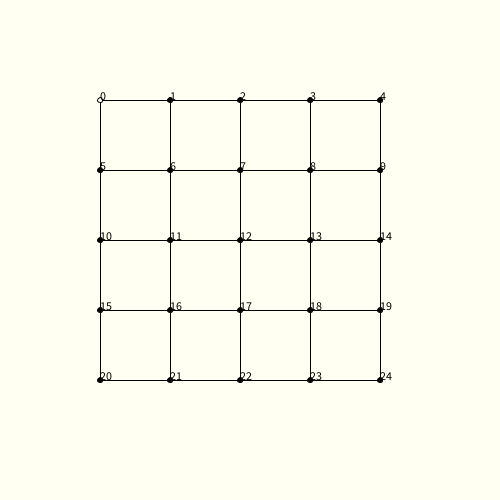
Frame 1 (no input)
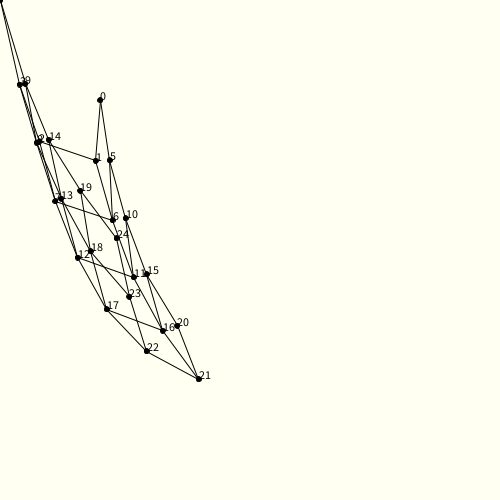
Frame 60 (the mouse pressed at the canvas centre just before this capture)
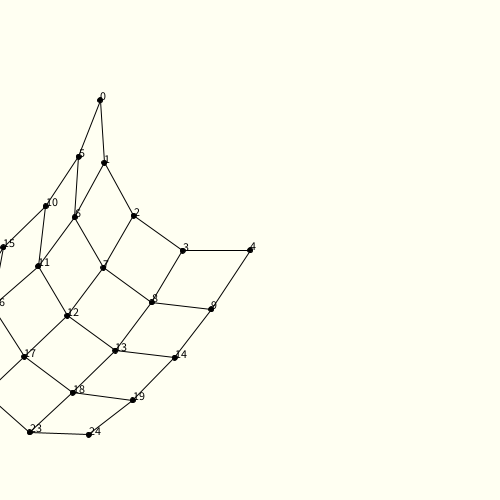
Frame 120 (the mouse held since frame 60 and released just before this capture)

The Processing sketch that drew these frames (run headless with seeded random() and noise(); from frame 60 on, the mouse is pressed at the canvas centre):

// Processing sketch: week17_pbd03_5x5_mesh_mouse
// ── week17_pbd03_5x5_mesh_mouse.pde
PVector []p;
PVector []x;
PVector []v;
int N=5;
float []w = new float[N*N];
float dt=1;
void setup(){  // line 1..3
  size(500,500);
  reset();
}
void draw(){  // line 4...16
  background(#FFFFF2);
  for(int ii=0; ii<N; ii++){
    for(int jj=0; jj<N-1; jj++){
      int i = ii*N+jj;
      int j = jj*N+ii;
      line(x[i].x, x[i].y, x[i+1].x, x[i+1].y);
      line(x[j].x, x[j].y, x[j+N].x, x[j+N].y);
    }
  }
  for(int i=0; i<N; i++){
    for(int j=0; j<N; j++){
      ellipse(x[i*5+j].x, x[i*5+j].y, 5, 5);
      fill(0); text(""+(i*5+j), x[i*5+j].x, x[i*5+j].y);
    }
  }
  algorithm();
}
void reset(){
  x = new PVector[N*N];
  v = new PVector[N*N];
  p = new PVector[N*N];
  for(int i=0; i<N*N; i++){
    int jj=i%N, ii=int(i/N);
    p[i] = new PVector();
    x[i] = new PVector(100+jj*70, 100+ii*70, random(-0.0001, +0.0001) );
    v[i] = new PVector();
    w[i] = 1.0/(N*N);  // 1.0/5.0
  }
  w[0] = 0; //m[0]~~無限大
}
int solverIteration=3;
void algorithm(){
  for(int i=0; i<N*N; i++){
    // v[i] = v[i] + dt*w[i]* f_ext(xi)
    if(mousePressed && i!=0) v[i].add( new PVector(dt*w[i],0,0) );
    if(i!=0) v[i].add(new PVector(0, 0.98, 0) );
    p[i] = PVector.add(x[i], PVector.mult(v[i], dt) );
  }
  //generateCollisionConstraints();
  for(int t=0; t<solverIteration; t++){
    projectConstraints();
  }
  p[4] = new PVector(mouseX, mouseY); //用你的mouse控制右上角的點
  for(int i=0; i<N*N; i++){
    v[i] = PVector.sub(p[i], x[i]).div(dt);
    x[i].set(p[i]);//小心!! x[i]=p[i]其實是傳參考
  }
  //velocityUpdate();
}
float d = 60;
void projectConstraints(){ //目標:算出dx 改變量!
  for(int ii=0; ii<N; ii++){
    for(int jj=0; jj<N-1; jj++){
      //4*5+5*4=40個constraints, 算出 80個移動量
      int i = ii*N+jj;
      int j = jj*N+ii;
      //line(x[i].x, x[i].y, x[i+1].x, x[i+1].y);
      projectOneConstraint(i, i+1);
      //line(x[j].x, x[j].y, x[j+N].x, x[j+N].y);
      projectOneConstraint(j, j+N);
    }
  }
  //for(int i=0; i<4; i++){//4個constraints, 算出8個移動量
  //  //line(x[i].x, x[i].y, x[i+1].x, x[i+1].y);
  //  PVector x12 = PVector.sub(p[i],p[i+1] );
  //  PVector n = PVector.div(x12, x12.mag() );
  //  PVector dx1 = PVector.mult(n, -w[i]/(w[i]+w[i+1])*(x12.mag()-d) );
  //  PVector dx2 = PVector.mult(n, +w[i+1]/(w[i]+w[i+1])*(x12.mag()-d) );
  //  p[i].add(dx1);//x[i] += dx1;
  //  p[i+1].add(dx2);//x[i+1] += dx2;
  //}
}
void projectOneConstraint( int i, int j ) {
    PVector x12 = PVector.sub(p[i],p[j] );
    PVector n = PVector.div(x12, x12.mag() );
    PVector dx1 = PVector.mult(n, -w[i]/(w[i]+w[j])*(x12.mag()-d) );
    PVector dx2 = PVector.mult(n, +w[j]/(w[i]+w[j])*(x12.mag()-d) );
    p[i].add(dx1);//x[i] += dx1;
    p[j].add(dx2);//x[i+1] += dx2;  
}
